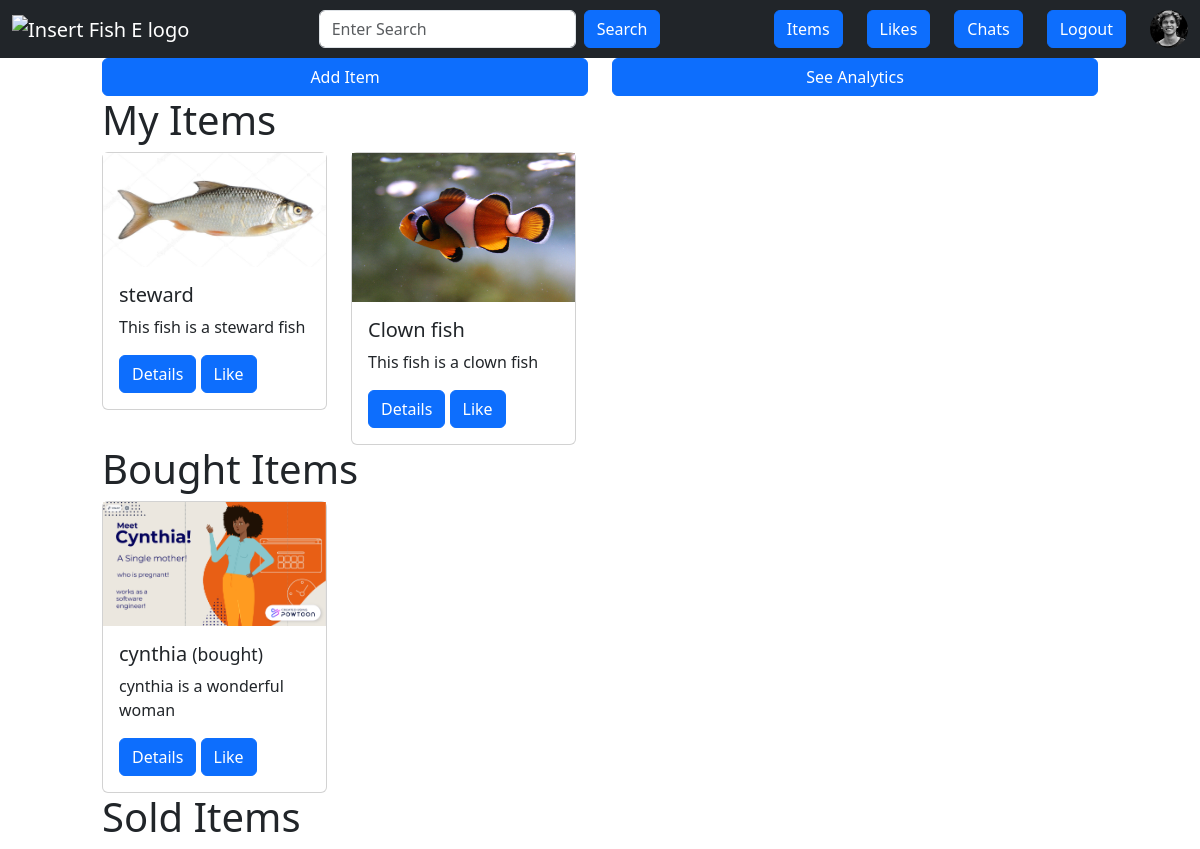
The page /myitems (signed in) on the database its author committed.
### app.py (models this page shows, shortened)
class User(db.Model, UserMixin):
    id = db.Column(db.Integer, primary_key=True)
    username = db.Column(db.String(20), unique=True, nullable=False)
    email = db.Column(db.String(120), unique=True, nullable=False)
    description = db.Column(db.String(500), nullable=True)
    image_file = db.Column(db.String(20), nullable=False, default="default.jpg")
    password = db.Column(db.String(60), nullable=False)
    date_joined = db.Column(db.DateTime, nullable=False, default=datetime.utcnow)
    items = db.relationship("Item", backref="author", lazy=True)
    bought = db.relationship(
        "Transaction", foreign_keys="Transaction.user_id", backref="buyer", lazy=True
    )
    sold = db.relationship(
        "Transaction", foreign_keys="Transaction.vendor_id", backref="seller", lazy=True
    )
    reviews = db.relationship(
        "Review", foreign_keys="Review.user_id", backref="author", lazy=True
    )
    reviewed = db.relationship(
        "Review", foreign_keys="Review.recipient_id", backref="getter", lazy=True
    )
    liked = db.relationship(
        "ItemLike", foreign_keys="ItemLike.user_id", backref="user", lazy=True
    )
    def has_liked_item(self, item):
        return (
            ItemLike.query.filter(
                ItemLike.user_id == self.id, ItemLike.item_id == item.id
            ).count()
            > 0
        )

class Item(db.Model):
    __searchable__ = ["name", "description"]
    id = db.Column(db.Integer, primary_key=True)
    user_id = db.Column(db.Integer, db.ForeignKey("user.id"), nullable=False)
    name = db.Column(db.String(100), nullable=False)
    description = db.Column(db.String(500), nullable=False)
    category = db.Column(db.String(20), nullable=True)
    base_price = db.Column(db.Float, nullable=False)
    image_file = db.Column(db.String(200), nullable=False, default="default.jpg")
    date_posted = db.Column(db.DateTime, nullable=False, default=datetime.utcnow)
    likes = db.relationship("ItemLike", backref="item", lazy=True)
    status = db.Column(
        db.String(10), nullable=False, default="available"
    )  # "available" or "sold"

### app.py (the view)
@app.route("/myitems")
@login_required
def render_my_items():
    search_form = SearchForm()
    b_transactions = current_user.bought
    b_items = [
        Item.query.filter_by(id=transaction.item_id).first()
        for transaction in b_transactions
    ]
    s_transactions = current_user.sold
    s_items = [
        Item.query.filter_by(id=transaction.item_id).first()
        for transaction in s_transactions
    ]
    L_items = Item.query.filter_by(user_id=current_user.id, status="available").all()
    return render_template(
        "my_item.html",
        search_form=search_form,
        b_items=b_items,
        s_items=s_items,
        L_items=L_items,
    )

### app.py
class SearchForm(FlaskForm):
    search = StringField(
        validators=[DataRequired()], render_kw={"placeholder": "Enter Search"}
    )
    submit = SubmitField("Search")

### app.py (called while the page is built)
@login_manager.user_loader
def load_user(user_id):
    return User.query.get(int(user_id))

### templates/my_item.html (shortened to what this page needs)
{% from 'macros/navbar.html' import navbar %}
{% from 'macros/base_items.html' import base_items %}
{% extends 'base.html' %}
{% block content %}
{{ navbar(search_form, current_user) }}
<div class="container">
    <div class="row mx-5">
        <div class="col btn-group"><a href="/item/add" style="width: 100%;"><button class="btn btn-primary"
                    style="width: 100%;">Add Item</button></a></div>
        <div class="col btn-group"><a href="/analytics" style="width: 100%"><button class="btn btn-primary"
                    style="width: 100%;">See Analytics</button></a></div>
    </div>
    <div class="row mx-5">
        {{ base_items("My Items", L_items, current_user) }}
    </div>
    <div class="row mx-5">
        {{ base_items("Bought Items", b_items, current_user) }}
    </div>
    <div class="row mx-5">
        {{ base_items("Sold Items", s_items, current_user) }}
    </div>
</div>
{% endblock content %}

### templates/macros/navbar.html (shortened to what this page needs)
{% macro navbar(form, current_user) %}
<nav class="navbar navbar-expand-lg navbar-dark bg-dark">
    <div class="container-fluid">
        <a class="navbar-brand" href="/home"><img src="" alt="Insert Fish E logo"></a>
        <form class="d-flex" action="/search" method="get">
            {{ form.search(class_="form-control me-2") }}
            {{ form.submit(class_="btn btn-primary") }}
        </form>
        <div class="d-flex row">
            {% if current_user.is_authenticated %}
            <div class="col">
                <a href="/myitems"><button class="btn btn-primary">Items</button></a>
            </div>
            <div class="col">
                <a href="/likes"><button class="btn btn-primary">Likes</button></a>
            </div>
            <div class="col">
                <a href="/chats"><button class="btn btn-primary">Chats</button></a>
            </div>
            <div class="col">
                <a href="/logout"><button class="btn btn-primary">Logout</button></a>
            </div>
            <div class="col">
                <a href="/profile/{{ current_user.id }}"><img
                        src="{{ url_for('static', filename='img/profile/' + current_user.image_file) }}" alt="pfp"
                        class="rounded-circle" width="38px"></a>
            </div>
            {% endif %}
        </div>
    </div>
</nav>
{% endmacro %}

### templates/macros/base_items.html
{% from 'macros/item_card.html' import item_card %}
{% macro base_items(title, items, current_user) %}
<div class="row">
    <div class="col">
        <div class="row">
            <div class="col">
                <h1>{{ title }}</h1>
            </div>
        </div>
        <div class="row gy-5">
            {% for item in items %}
            <div class="col-md-3">
                {{ item_card(item, current_user) }}
            </div>
            {% endfor %}
        </div>
    </div>
</div>
{% endmacro %}

### templates/macros/item_card.html
{% macro item_card(item, current_user) %}
<div class="card">
    <img src="{{ url_for('static', filename='img/fish/' + item.image_file) }}" alt="insert image"
        style="display: block; max-width: 100%; height: auto;">
    <div class="card-body">
        {% if item.status == "bought" %}
        <h5 class="card-title">{{ item.name }} <small>(bought)</small></h5>
        {% else %}
        <h5 class="card-title">{{ item.name }}</h5>
        {% endif %}
        <p class="card-text">{{ item.description }}</p>
        <a href="/item/{{ item.id }}" class="btn btn-primary">Details</a>
        {% if current_user.is_authenticated %}
        {% if not current_user.has_liked_item(item) %}
        <a href="{{ url_for('like_action', item_id=item.id, action='like') }}" class="btn btn-primary">Like</a>
        {% else %}
        <a href="{{ url_for('like_action', item_id=item.id, action='unlike') }}" class="btn btn-primary">Unlike</a>
        {% endif %}
        {% else %}
        <a href="{{ url_for('like_action', item_id=item.id, action='like') }}" class="btn btn-primary">Like</a>
        {% endif %}
    </div>
</div>
{% endmacro %}

### rows shown on the page
User: image_file (placeholder picture)
Item: image_file (picture), name "steward", description "This fish is a steward fish"
Item: image_file (picture), name "Clown fish", description "This fish is a clown fish"
Item: image_file (picture), name "cynthia", description "cynthia is a wonderful woman"

### other values the page prints
{{ title }} "My Items Bought Items Sold Items"
